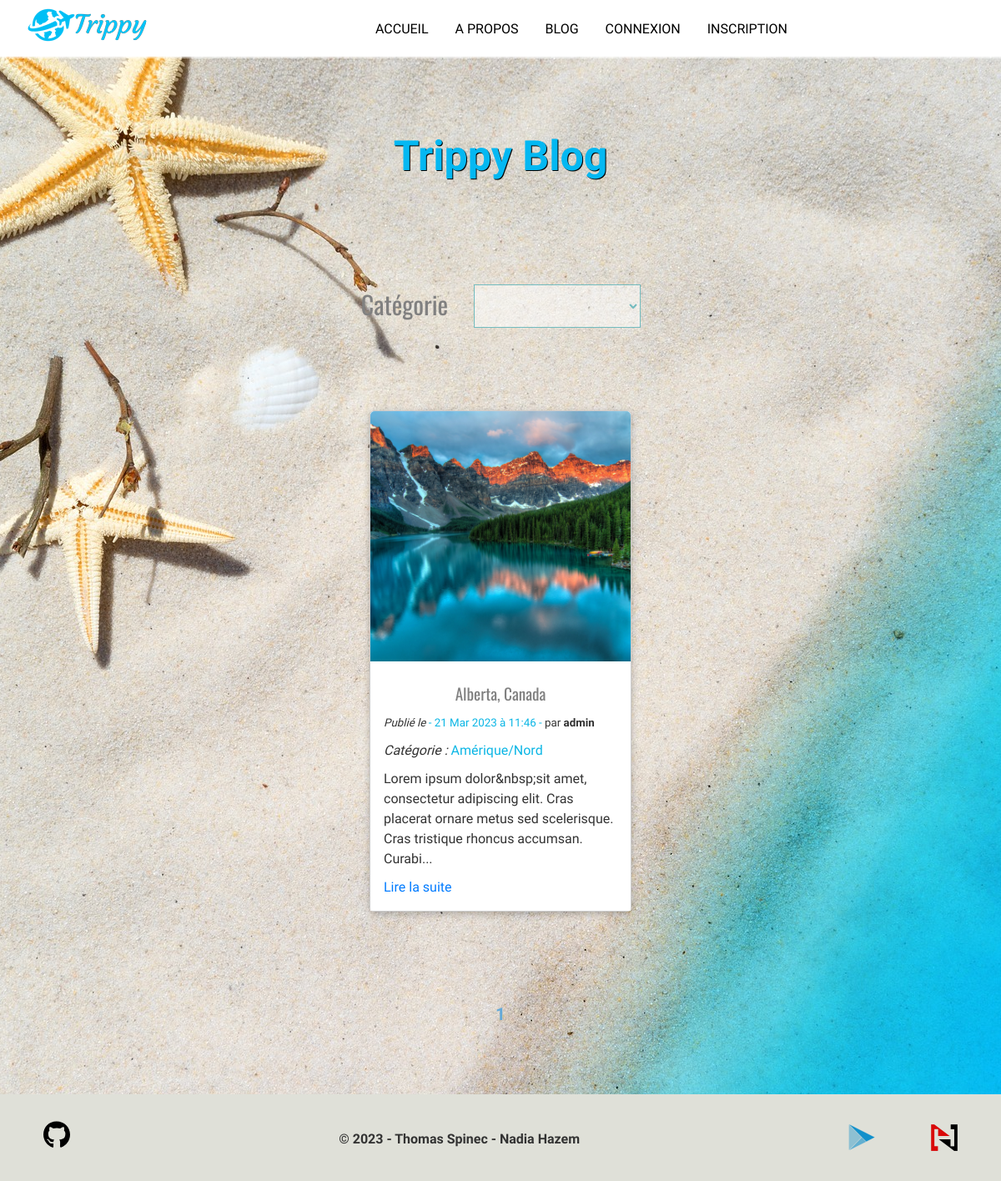
Page /blog.php?categInt=1 on the committed database.
### tables this page shows
CREATE TABLE IF NOT EXISTS `articles` (
  `id` int(11) NOT NULL AUTO_INCREMENT,
  `titre` varchar(255) NOT NULL,
  `description` text NOT NULL,
  `categories` varchar(255) NOT NULL,
  `date` datetime NOT NULL,
  `id_utilisateur` int(11) NOT NULL,
  `image` text NOT NULL,
  `summary` text NOT NULL,
  `likes` int(11) NOT NULL DEFAULT '0',
  `dislikes` int(11) NOT NULL DEFAULT '0',
  PRIMARY KEY (`id`)
);

CREATE TABLE IF NOT EXISTS `utilisateurs` (
  `id` int(11) NOT NULL AUTO_INCREMENT,
  `login` varchar(255) NOT NULL,
  `password` varchar(255) NOT NULL,
  `droit` varchar(255) NOT NULL DEFAULT 'user',
  PRIMARY KEY (`id`)
);

CREATE TABLE IF NOT EXISTS `categories` (
  `id` int(11) NOT NULL AUTO_INCREMENT,
  `categorie` varchar(255) NOT NULL,
  PRIMARY KEY (`id`)
);

### assets/class/DbConnect.php (called while the page is built)
<?php
class DbConnect {
    private $bdd;
    public function __construct() {
        $host = 'localhost';
        $dbname = 'blog';
        $dbuser = 'root';
        $dbpass = '';
        try {
            $this->bdd = new PDO("mysql:host=$host;dbname=$dbname;charset=utf8", $dbuser, $dbpass);
            $this->bdd->setAttribute(PDO::ATTR_ERRMODE, PDO::ERRMODE_EXCEPTION);
            $this->bdd->exec("set names utf8");
        } catch (PDOException $e) {
            echo "Erreur : " . $e->getMessage();
            die();
        }
    }
    public function getBdd() {
        return $this->bdd;
    }
}
?>

### assets/class/Article.php (called while the page is built, shortened)
<?php
include_once 'DbConnect.php';
class Article
{
    private $bdd;
    public function __construct(DbConnect $db)
    {
        $this->bdd = $db->getbdd();
    }
    public function getAllArticles()
    {
        $request = "SELECT articles.*, DATE_FORMAT(articles.date, '- %d %b %Y à %H:%i -') as date, utilisateurs.login AS auteur, categories.categorie as categ, articles.summary
        FROM articles
        INNER JOIN utilisateurs ON articles.id_utilisateur = utilisateurs.id INNER JOIN categories ON articles.categories = categories.id ORDER BY date DESC";
        $select = $this->bdd->prepare($request);
        $select->execute();
        $articles = $select->fetchAll(PDO::FETCH_ASSOC);
        if (!$articles) {
            return null;
        } else {
            return $articles;
        }
    }
    public function countArticlesByCategory($category)
    {
        $category = htmlspecialchars($category);
        $request = "SELECT COUNT(*) as nb_articles FROM articles WHERE categories = :category";
        $select = $this->bdd->prepare($request);
        $select->execute([
            'category' => $category
        ]);
        $nb_articles = $select->fetch(PDO::FETCH_ASSOC);
        if (!$nb_articles) {
            return null;
        } else {
            return $nb_articles;
        }
    }
    public function getArticlesPerPage($start_index, $num_articles, $category)
    {
        $query =
            "SELECT articles.*, DATE_FORMAT(articles.date, '- %d %b %Y à %H:%i -') as date, utilisateurs.login AS auteur, categories.categorie as categ, articles.summary
            FROM articles
            INNER JOIN utilisateurs ON articles.id_utilisateur = utilisateurs.id INNER JOIN categories ON articles.categories = categories.id ORDER BY date DESC
            LIMIT $start_index, $num_articles
            ";
        if ($category == 0) {
            $result = $this->bdd->prepare($query);
            $result->execute();
        } else {
            $query =
                "SELECT articles.*, DATE_FORMAT(articles.date, '- %d %b %Y à %H:%i -') as date, utilisateurs.login AS auteur, categories.categorie as categ, articles.summary
                FROM articles
                INNER JOIN utilisateurs ON articles.id_utilisateur = utilisateurs.id INNER JOIN categories ON articles.categories = categories.id WHERE categories.id = :category ORDER BY date DESC
                LIMIT $start_index, $num_articles
                ";
            $result = $this->bdd->prepare($query);
            $result->execute([
                'category' => $category
            ]);
        }
        $articles = array();
        while ($row = $result->fetch(PDO::FETCH_ASSOC)) {
            $description = $row['description'];
            $row['summary'] = $this->createSummary($description);
            $articles[] = $row;
        }
        return $articles;
    }
    public function createSummary($description)
    {
        if (is_string($description)) {
            $summary = substr(strip_tags($description), 0, 150);
            $summary .= '...';
            return $summary;
        } else {
            return '';
        }
    }
    public function getCategories()
    {
        $request = "SELECT * FROM categories";
        $select = $this->bdd->prepare($request);
        $select->execute();
        $categories = $select->fetchAll(PDO::FETCH_ASSOC);
        if (!$categories) {
            return null;
        } else {
            return $categories;
        }
        $this->bdd = null;
    }
}

### blog.php (the view, shortened to what this page needs)
<?php
require_once 'assets/class/DbConnect.php';
require_once 'assets/class/Article.php';
$db = new DbConnect();
$article = new Article($db);
$articles = $article->getAllArticles();
if (isset($_SESSION['categInt'])) {
    $categInt = $_SESSION['categInt'];
} else {
    $categInt = 0;
}
if (isset($_GET['categInt'])) {
    $categInt = $_GET['categInt'];
}
?>
<!DOCTYPE html>
<html lang="fr">
<head>
    <link rel="stylesheet" href="assets/css/style.css">
    <link rel="stylesheet" href="https://unpkg.com/aos@next/dist/aos.css" />
</head>
<body id="blog">
    <?php include 'includes/header.php'; ?>
    <div class="wrapper">
        <main>
            <section class="blog">
                <h1 class="title" data-aos="fade-in">Trippy Blog</h1>
            </section>
            <div class="container mt-0">
                <div id="divCateg" class="text-center radius">
                    <label for="category" class="p-1">
                        <h2>Catégorie</h2>
                    </label>
                    <select name="categorie" id="selectCategory"></select>
                </div>
                <section class="articles my-3">
                    <?php
                    if ($categInt == 0) {
                        $total_articles = count($article->getAllArticles());
                    } else {
                        $total_articles = count($article->countArticlesByCategory($categInt));
                    }
                    $num_articles = 6;
                    $total_pages = ceil($total_articles / $num_articles);
                    $current_page = isset($_GET['page']) ? $_GET['page'] : 1;
                    $start_index = ($current_page - 1) * $num_articles;
                    $articles = $article->getArticlesPerPage($start_index, $num_articles, $categInt);
                    foreach ($articles as $article) :
                    ?>
                        <div class="card">
                            <img class="uploadedImg" src="assets/uploads/<?php echo $article['image']; ?>" alt="<?php echo $article['titre']; ?>">
                            <div class="card-content">
                                <h2><?php echo $article['titre']; ?></h2>
                                <p><small><i>Publié le </i><span class="text-turquoise"><?php echo $article['date']; ?></span> par <b><?php echo $article['auteur']; ?></b></small></p>
                                <p><i>Catégorie : </i><span class="text-turquoise"><?php echo $article['categ']; ?></span></i></p>
                                <p><?php echo $article['summary']; ?></p>
                                <a href="article.php?id=<?php echo $article['id']; ?>">Lire la suite</a>
                            </div>
                        </div>
                    <?php
                    endforeach;
                    ?>
                </section>
                <?php
                echo '<div id="pagination">';
                for ($i = 1; $i <= $total_pages; $i++) {
                    if ($i == $current_page) {
                        echo '<span class="current_page active">' . $i . '</span>';
                    } else {
                        echo '<a href="?page=' . $i . '">' . $i . '</a>';
                    }
                }
                echo '</div>';
                ?>
            </div>
        </main>
        <div class="push"></div>
    </div>
    <?php include 'includes/footer.php'; ?>
</body>
</html>

### assets/css/style.css (style rules this page uses)
body, html { margin: 0; padding: 0; width: 100%; font-family: "Bellota", cursive; font-size: 16px; line-height: 1.5; color: #333; background-color: #fff; }
body#blog { background: url(../img/bg-index.jpg) no-repeat center center fixed; }
.wrapper { min-height: 100%; background: transparent; margin-bottom: -50px; }
.footer, .push { height: 50px; }
p { font-family: "Bellota", cursive; font-size: 1.2rem; line-height: 1.5; margin-bottom: 1rem; }
.title { color: #04b8f2; font-family: "Bellota", cursive; }
.text-center { text-align: center; }
.text-turquoise { color: #0bb6e5; }
h2, h3, h4, h5, h6 { font-family: "Oswald", sans-serif; font-weight: 400; margin: 0; }
h1 { font-size: 50px; font-family: "Libre Franklin", sans-serif; line-height: 50px; text-align: center; margin-bottom: 3rem; text-shadow: 1px 1px #000; }
h2 { font-size: 30px; text-align: center; color: grey; line-height: 45px; }
a { text-decoration: none; color: #04b8f2; }
small { line-height: 0.5rem; }
.radius { border-radius: 5px; }
.p-1 { padding: 1rem !important; }
.mt-0 { margin-top: 0 !important; }
.my-3 { margin-top: 3rem !important; margin-bottom: 3rem !important; }
.container { display: flex; flex-direction: column; justify-content: center; margin: 5% auto; width: 90%; }
main { width: 100%; min-height: 100%; margin: 0; }
.card { display: flex; flex-direction: column; width: 30%; flex-basis: 30%; border: 1px solid #ccc; border-radius: 5px; margin-bottom: 20px; background: #fafafa; box-shadow: rgba(0, 0, 0, 0.24) 0px 3px 8px; }
.card img { width: 100%; height: 300px; object-fit: cover; border-radius: 5px 5px 0 0; }
.card-content { background: #fff; padding: 1rem; }
.card-content h2 { font-size: 1.2rem; margin: 0; }
.card-content p { font-size: 1rem; margin: 0; margin-bottom: 10px; }
.card-content a { font-size: 1rem; color: #007bff; text-decoration: none; }
#divCateg { display: flex; justify-content: center; padding: 1rem; }
#divCateg > label { display: block; margin-bottom: 5px; font-weight: bold; }
#divCateg > select { display: block; margin: 15px; font-size: 1.2rem; font-weight: bold; border: 1px solid #72bbbe; padding: 10px; width: 200px; color: #72bbbe; background: rgba(255, 255, 255, 0.5); }
.blog { width: 100%; height: 30vh; display: flex; justify-content: center; align-items: center; text-align: center; text-shadow: 1px 1px #000; }
.articles { display: flex; flex-wrap: wrap; justify-content: center; gap: 2rem; margin: 0 auto; padding: 20px; }
#pagination { display: flex; justify-content: center; align-items: center; margin: 0 auto; padding: 20px; font-weight: 800; font-size: 1.3rem; }
.current_page.active { color: #65a9d7; font-weight: bold; }

### rows in the picture
articles: image (picture), titre "Alberta, Canada", date "- 21 Mar 2023 à 11:46 -", id_utilisateur.login "admin", categories.categorie "Amérique/Nord", summary "Lorem ipsum dolor&nbsp;sit amet, consectetur adipiscing elit. Cras placerat ornare metus sed scelerisque. Cras tristique rhoncus accumsan. Curabi..."
